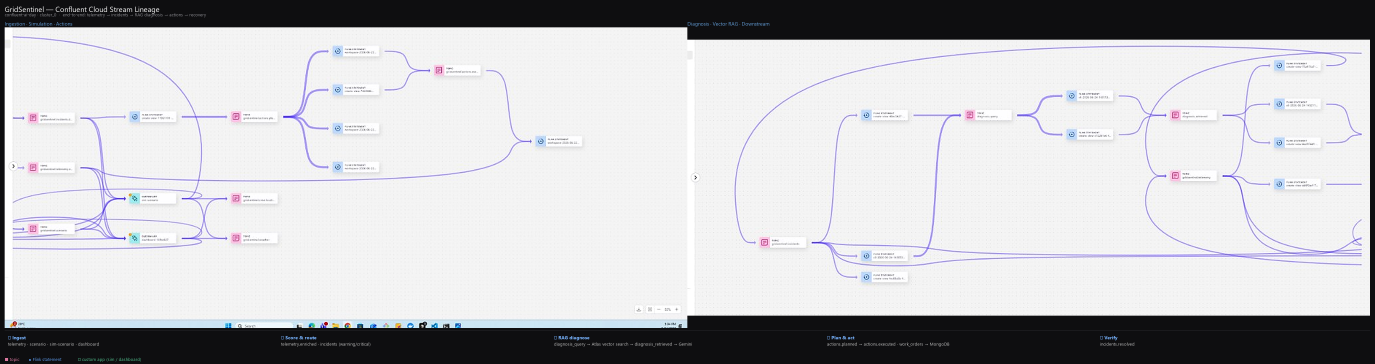
#> input picture docs/gridsentinel-lineage-enhanced.png, 4124 x 1090 px, given in place of window_images_image-28eb8e13-8d5b-44d9-b427-89a1a1fc98d2.png, which was not available (shown at 1/3 size)
$ python _stitch_lineage.py
#> lines starting #> are read from the running program, lines starting #| are printed output that depends on the picture; pictures that were not available may be replaced by others from this repository, and a replacement may not be noted
"""Stitch Confluent Stream Lineage screenshots into one horizontal panorama."""
from __future__ import annotations

from pathlib import Path

from PIL import Image, ImageDraw, ImageFont

ASSETS = Path(
    r"C:\Users\ymittal\.cursor\projects"
    r"\c-Users-ymittal-OneDrive-Burns-McDonnell-Desktop-confluent-metrics\assets"
)
OUT = Path(__file__).resolve().parents[1] / "docs" / "gridsentinel-lineage-panorama.png"

# Left = ingestion / simulation / actions  |  Right = diagnosis / RAG
LEFT = ASSETS / (
    "c__Users_ymittal_AppData_Roaming_Cursor_User_workspaceStorage_empty-window_"
    "images_image-28eb8e13-8d5b-44d9-b427-89a1a1fc98d2.png"
)
RIGHT = ASSETS / (
    "c__Users_ymittal_AppData_Roaming_Cursor_User_workspaceStorage_empty-window_"
    "images_image-5edb4a69-fd01-4c62-a6ef-88f42adf4a61.png"
)

# Confluent lineage graph area starts below the filter bar (full pixel crop, no resize).
CROP_TOP = 118
CROP_BOTTOM_LEFT = 6
CROP_BOTTOM_RIGHT = 42  # trim Windows taskbar on right capture


def crop_graph(im: Image.Image, bottom_trim: int) -> Image.Image:
    w, h = im.size
    return im.crop((0, CROP_TOP, w, h - bottom_trim))


def main() -> None:
    panels = [
        crop_graph(Image.open(LEFT).convert("RGB"), CROP_BOTTOM_LEFT),
        crop_graph(Image.open(RIGHT).convert("RGB"), CROP_BOTTOM_RIGHT),
    ]
#> in crop_graph, `w, h = im.size`: w = 4124; h = 1090
#> in crop_graph, `return im.crop((0, CROP_TOP, w, h - bottom_trim))`:
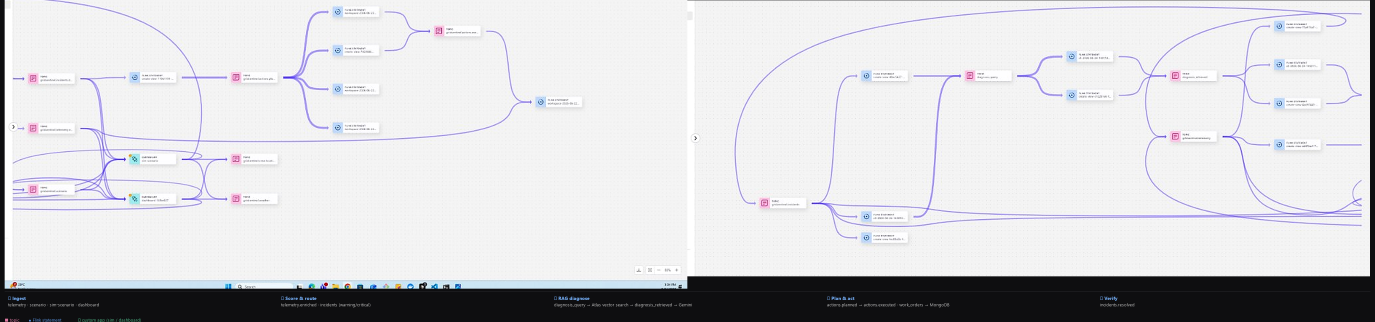
#> returned value: PIL image 4124x966 RGB (shown at 1/3 size); mean R, G, B 211.3, 211.3, 213.7
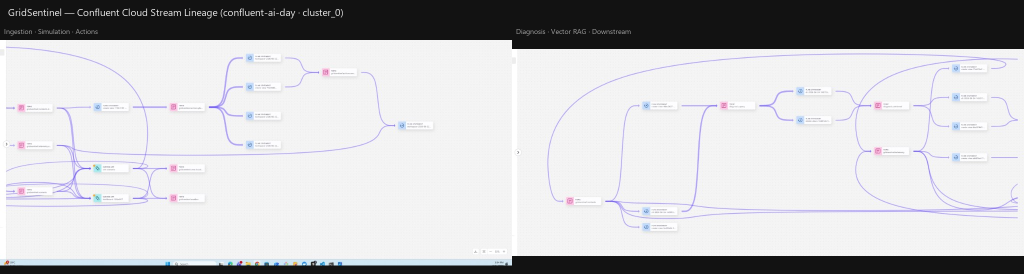
#> input picture docs/gridsentinel-lineage-stitched.png, 2048 x 547 px, given in place of window_images_image-5edb4a69-fd01-4c62-a6ef-88f42adf4a61.png, which was not available (shown at 1/2 size)
#> call 2 of crop_graph, with bottom_trim = 42
#> in crop_graph (call 2), `w, h = im.size`: w = 2048; h = 547
#> in crop_graph (call 2), `return im.crop((0, CROP_TOP, w, h - bottom_trim))`:
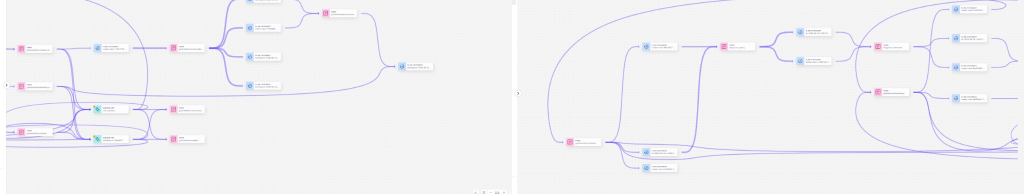
#> returned value: PIL image 2048x387 RGB (shown at 1/2 size); mean R, G, B 241.6, 241.2, 243.3
    labels = ["Ingestion · Simulation · Actions", "Diagnosis · Vector RAG · Downstream"]

    gap = 0
    label_h = 36
    header_h = 44
    bg = (18, 18, 18)

    max_h = max(p.height for p in panels)
#> max_h = 966
    total_w = sum(p.width for p in panels) + gap * (len(panels) - 1)
#> total_w = 6172
    canvas_h = header_h + label_h + max_h + 16
#> canvas_h = 1062

    canvas = Image.new("RGB", (total_w, canvas_h), bg)
#> canvas: PIL image 6172x1062 RGB; every value is 18
    draw = ImageDraw.Draw(canvas)

    try:
        title_font = ImageFont.truetype("segoeui.ttf", 20)
        label_font = ImageFont.truetype("segoeui.ttf", 14)
    except OSError:
        title_font = ImageFont.load_default()
        label_font = title_font

    draw.text(
        (16, 10),
        "GridSentinel — Confluent Cloud Stream Lineage (confluent-ai-day · cluster_0)",
        fill=(230, 230, 230),
        font=title_font,
    )

    x = 0
    y_base = header_h + label_h
    for i, (panel, label) in enumerate(zip(panels, labels)):
        draw.text((x + 8, header_h + 8), label, fill=(160, 160, 160), font=label_font)
        y_off = y_base + (max_h - panel.height) // 2
        canvas.paste(panel, (x, y_off))
        x += panel.width
        if gap:
            x += gap
#> this loop made 2 passes
#> (label, y_off, x) on passes 1 to 2: ('Ingestion · Simulation · Actions', 80, 4124), ('Diagnosis · Vector RAG · Downstream', 369, 6172)
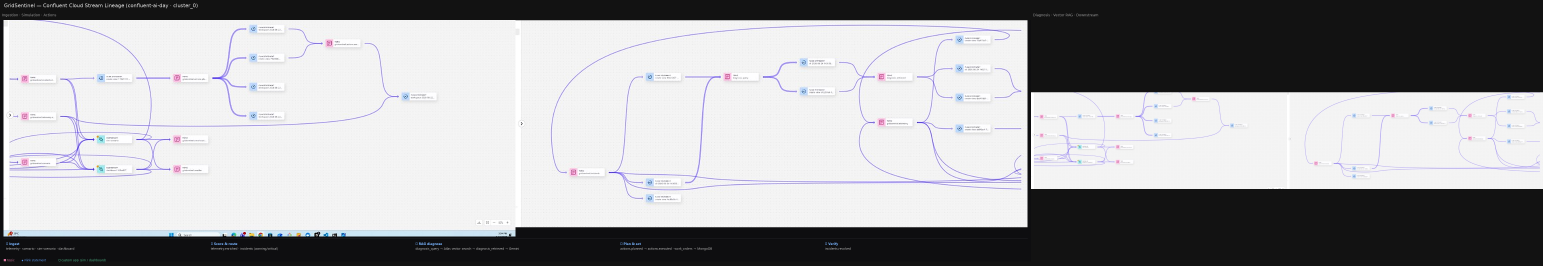
#> canvas: PIL image 6172x1062 RGB (shown at 1/4 size); mean R, G, B 162.7, 162.6, 164.3
#> after the loop, x = 6172

    OUT.parent.mkdir(parents=True, exist_ok=True)
    canvas.save(OUT, format="PNG", compress_level=1)
    print(f"Saved {OUT}")
    print(f"Size: {canvas.size[0]}x{canvas.size[1]} px (no downscaling)")
#| Size: 6172x1062 px (no downscaling)


if __name__ == "__main__":
    main()
